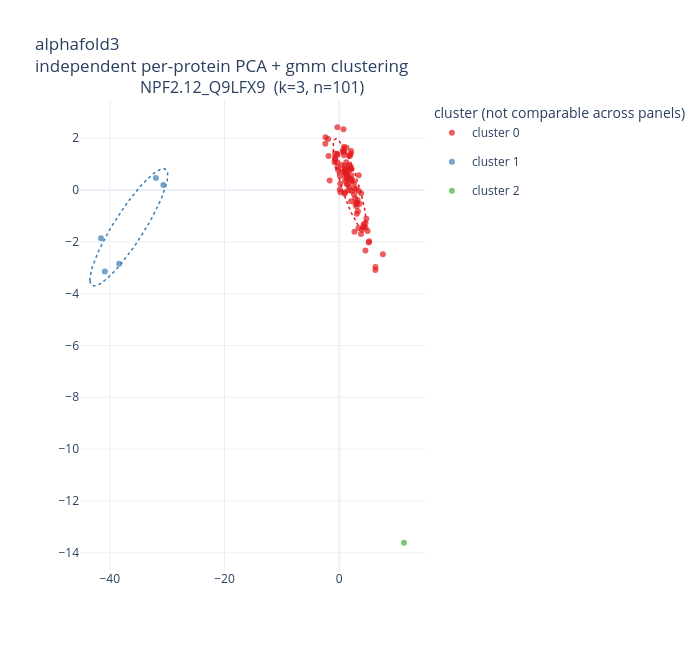

The notebook cell this image was saved under:
### Markdown cell above
### `alphafold3`

Google DeepMind's AlphaFold3 -- the diffusion-based architecture the other 5 backends here are either reimplementations of or successors to; treated as the baseline.

### Code cell
plot_backend_clustering("alphafold3")
